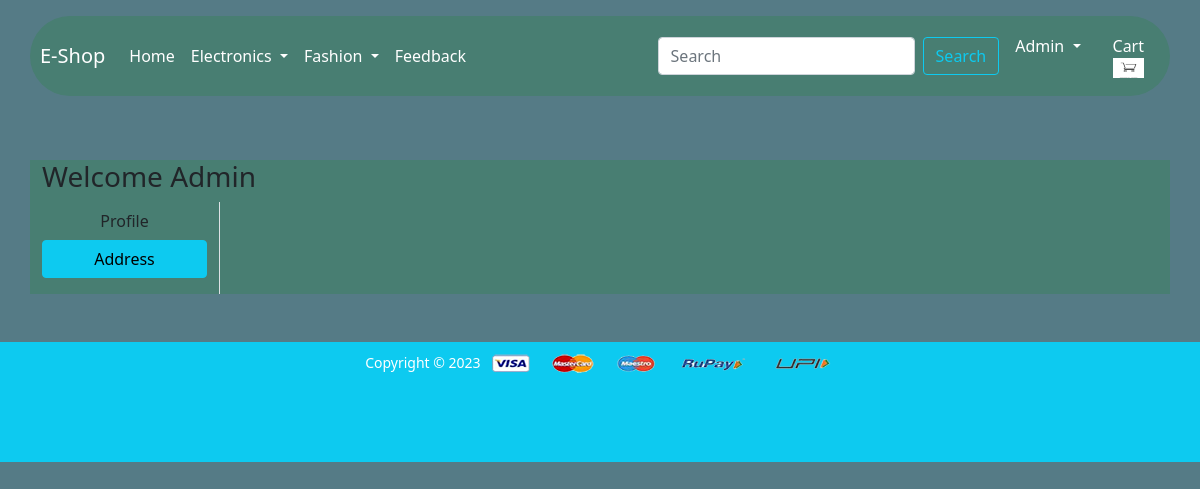
Page /address/ (signed in) on the earlier database version.
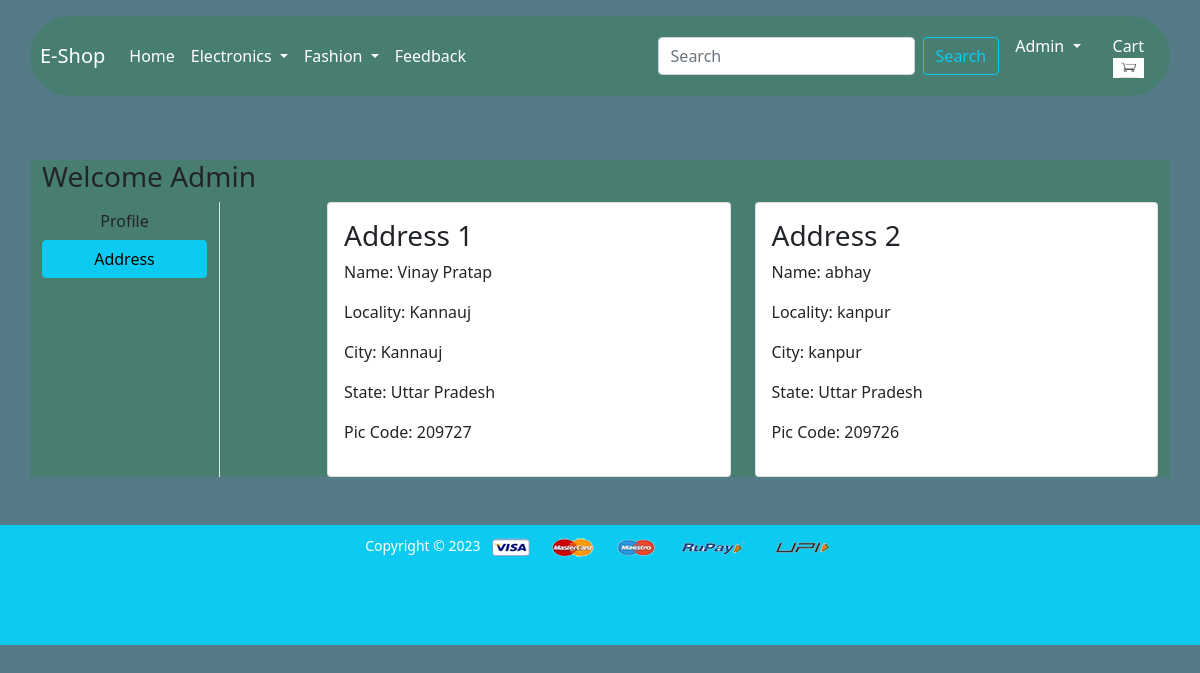
Same page on the later database version.
### app/models.py (models this page shows, shortened)
class Customer(models.Model):
    user = models.ForeignKey(User, on_delete=models.CASCADE)
    name = models.CharField(max_length=200)
    locality = models.CharField(max_length=200)
    city = models.CharField(max_length=50)
    zipcode = models.IntegerField()
    state = models.CharField(choices=STATE_CHOICES, max_length=50)

### app/views.py (the view)
# urls.py: path('address/', views.address, name='address'),
def address(request):
    add = Customer.objects.filter(user=request.user)
    return render(request, 'app/address.html',{'add':add,'active':'btn-primary'})

### app/templates/app/address.html (shortened to what this page needs)
{% extends 'app/base.html' %}
{% load static %}
{% block main-content %}
<div class="container my-5">
    <div class="row">
        <h3>Welcome <span class="text-capitalize">{{request.user}}</span></h3>
        <div class="col-sm-2 border-end">
            <ul class="list-unstyled">
                <li class="d-grid"><a href="{% url 'profile' %}" class="btn ">Profile</a></li>
                <li class="d-grid"><a href="{% url 'address' %}" class="btn btn-info {{active}}">Address</a></li>
            </ul>
        </div>
        <div class="col-sm-9 offset-sm-1">
            <div class="row">
                {% for ad in add%}
                <div class="col-sm-6">
                    <div class="card">
                        <div class="card-body">
                            <h3>Address {{forloop.counter}}</h3>
                            <p>Name: {{ad.name}}</p>
                            <p>Locality: {{ad.locality}}</p>
                            <p>City: {{ad.city}}</p>
                            <p>State: {{ad.state}}</p>
                            <p>Pic Code: {{ad.zipcode}}</p>
                        </div>
                    </div>
                </div>
                {% endfor %}
            </div>
        </div>
    </div>
</div>
{% endblock main-content %}

Differences in the rows shown:
added Customer: name "Vinay Pratap", locality "Kannauj", city "Kannauj", state "Uttar Pradesh", zipcode "209727"
added Customer: name "abhay", locality "kanpur", city "kanpur", state "Uttar Pradesh", zipcode "209726"
